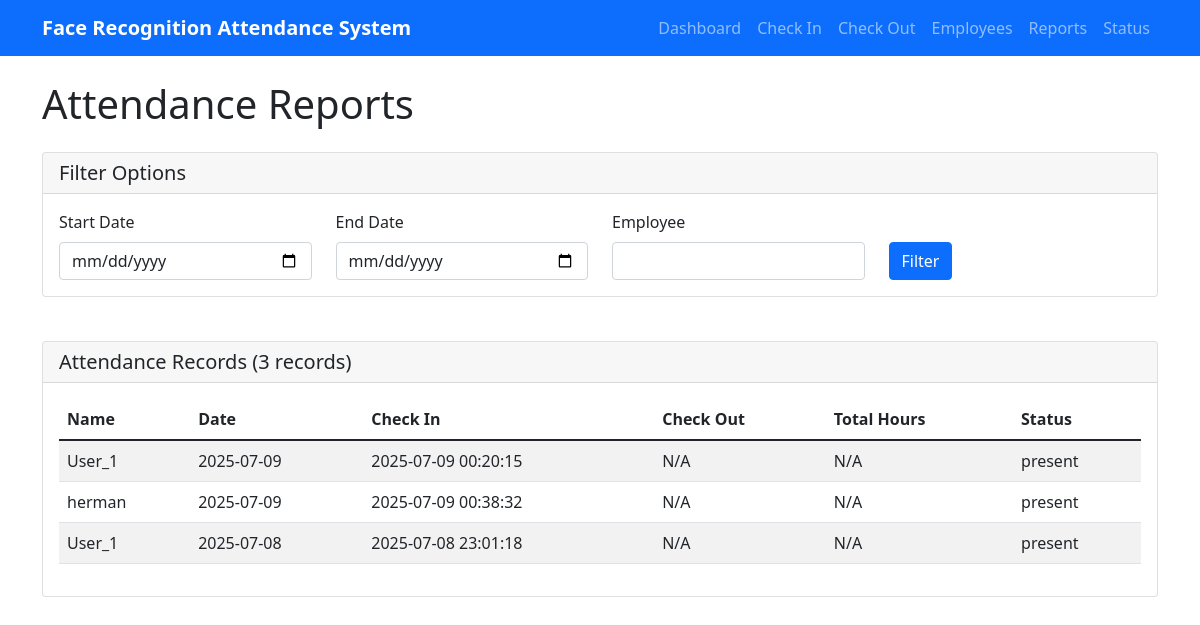
The page /reports on the database as committed earlier.
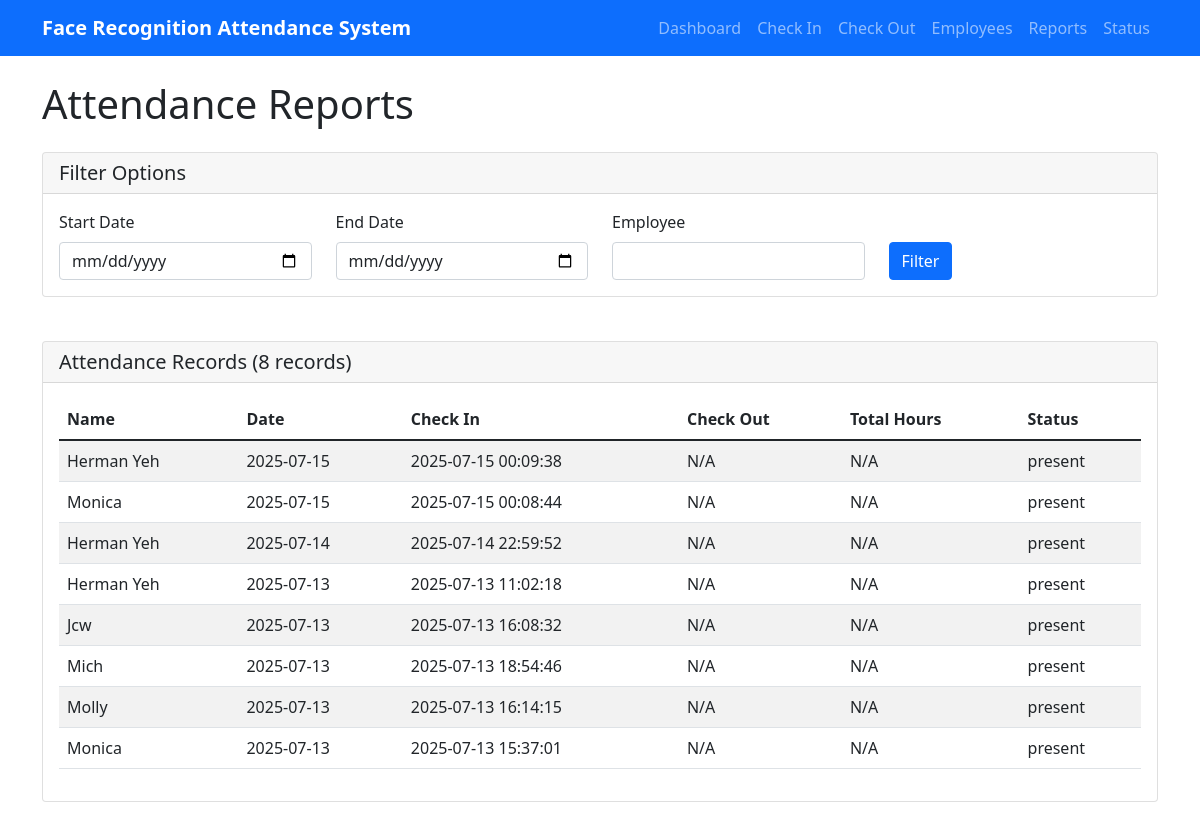
The same page on the database as committed later.
### tables this page shows
CREATE TABLE attendance (
                    id INTEGER PRIMARY KEY AUTOINCREMENT,
                    name TEXT NOT NULL,
                    date TEXT NOT NULL,
                    check_in_time TEXT,
                    check_out_time TEXT,
                    total_hours REAL,
                    status TEXT DEFAULT 'present',
                    created_at TIMESTAMP DEFAULT CURRENT_TIMESTAMP
                );

### attendance_web_server.py (the view)
@app.route('/reports')
def reports():
    db = get_db()
    start_date = request.args.get('start_date', '')
    end_date = request.args.get('end_date', '')
    employee = request.args.get('employee', '')
    records = db.get_attendance_report(
        start_date if start_date else None,
        end_date if end_date else None,
        employee if employee else None
    )
    return render_template('reports.html', records=records)

### attendance_web_server.py (called while the page is built)
def get_db():
    global db
    if db is None:
        db = AttendanceDatabase()
    return db

### templates/reports.html (shortened to what this page needs)
{% extends "base.html" %}
{% block content %}
<h1 class="mb-4">Attendance Reports</h1>
<div class="row mb-4">
    <div class="col-md-12">
        <div class="card">
            <div class="card-header">
                <h5 class="card-title mb-0">Filter Options</h5>
            </div>
            <div class="card-body">
                <form method="GET" class="row">
                    <div class="col-md-3">
                        <label for="start_date" class="form-label">Start Date</label>
                        <input type="date" class="form-control" id="start_date" name="start_date"
                               value="{{ request.args.get('start_date', '') }}">
                    </div>
                    <div class="col-md-3">
                        <label for="end_date" class="form-label">End Date</label>
                        <input type="date" class="form-control" id="end_date" name="end_date"
                               value="{{ request.args.get('end_date', '') }}">
                    </div>
                    <div class="col-md-3">
                        <label for="employee" class="form-label">Employee</label>
                        <input type="text" class="form-control" id="employee" name="employee"
                               value="{{ request.args.get('employee', '') }}">
                    </div>
                    <div class="col-md-3">
                        <label class="form-label">&nbsp;</label>
                        <button type="submit" class="btn btn-primary d-block">Filter</button>
                    </div>
                </form>
            </div>
        </div>
    </div>
</div>
<div class="card">
    <div class="card-header">
        <h5 class="card-title mb-0">Attendance Records ({{ records|length }} records)</h5>
    </div>
    <div class="card-body">
        {% if records %}
            <div class="table-responsive">
                <table class="table table-striped">
                    <thead>
                        <tr>
                            <th>Name</th>
                            <th>Date</th>
                            <th>Check In</th>
                            <th>Check Out</th>
                            <th>Total Hours</th>
                            <th>Status</th>
                        </tr>
                    </thead>
                    <tbody>
                        {% for record in records %}
                        <tr>
                            <td>{{ record.name }}</td>
                            <td>{{ record.date }}</td>
                            <td>{{ record.check_in_time or 'N/A' }}</td>
                            <td>{{ record.check_out_time or 'N/A' }}</td>
                            <td>{{ record.total_hours or 'N/A' }}</td>
                            <td>{{ record.status }}</td>
                        </tr>
                        {% endfor %}
                    </tbody>
                </table>
            </div>
        {% else %}
            <p>No records found.</p>
        {% endif %}
    </div>
</div>
{% endblock %}

Rows that differ between the two databases and show on the page:
removed attendance: name "User_1", date "2025-07-09", check_in_time "2025-07-09 00:20:15", check_out_time "N/A", total_hours "N/A", status "present"
removed attendance: name "herman", date "2025-07-09", check_in_time "2025-07-09 00:38:32", check_out_time "N/A", total_hours "N/A", status "present"
removed attendance: name "User_1", date "2025-07-08", check_in_time "2025-07-08 23:01:18", check_out_time "N/A", total_hours "N/A", status "present"
added attendance: name "Herman Yeh", date "2025-07-15", check_in_time "2025-07-15 00:09:38", check_out_time "N/A", total_hours "N/A", status "present"
added attendance: name "Monica", date "2025-07-15", check_in_time "2025-07-15 00:08:44", check_out_time "N/A", total_hours "N/A", status "present"
added attendance: name "Herman Yeh", date "2025-07-14", check_in_time "2025-07-14 22:59:52", check_out_time "N/A", total_hours "N/A", status "present"
added attendance: name "Herman Yeh", date "2025-07-13", check_in_time "2025-07-13 11:02:18", check_out_time "N/A", total_hours "N/A", status "present"
added attendance: name "Jcw", date "2025-07-13", check_in_time "2025-07-13 16:08:32", check_out_time "N/A", total_hours "N/A", status "present"
added attendance: name "Mich", date "2025-07-13", check_in_time "2025-07-13 18:54:46", check_out_time "N/A", total_hours "N/A", status "present"
added attendance: name "Molly", date "2025-07-13", check_in_time "2025-07-13 16:14:15", check_out_time "N/A", total_hours "N/A", status "present"
added attendance: name "Monica", date "2025-07-13", check_in_time "2025-07-13 15:37:01", check_out_time "N/A", total_hours "N/A", status "present"
Other text that changed with them:
{{ records|length }}: "3" → "8"
